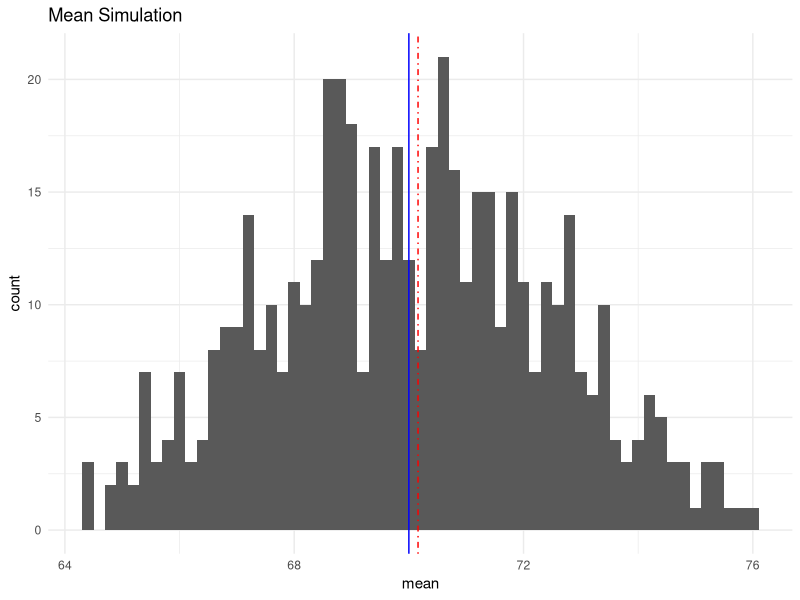

Recreate this plot in R.
## ---- chunk 1
knitr::opts_chunk$set(echo = TRUE)
## ---- chunk 2
library(ggplot2)
library(mlbench)
library("stringr")
library(modelr)
library(reshape)
library(tidyverse)
data(PimaIndiansDiabetes2)
piddf <- na.omit(PimaIndiansDiabetes2)
## ---- chunk 3
fit <- lm(pressure ~ mass, data=piddf)
fit1 <- lm(pressure ~ diabetes, data=piddf)
fit3 <- lm(pressure ~ diabetes + age + mass, data=piddf)
## ---- chunk 4
summary(fit3)
## ---- chunk 5
anova(fit, fit1)

piddf1 <- piddf %>%
  filter(mass %in% c(19:50)) %>%
  transmute(pressure, mass,
            mass_modi = mass,
            mass = as.integer(mass_modi))

N <- 25
pidff_subset <- piddf1 %>%
  sample_n(N) %>%
  mutate(mass_modi = mass,
         mass = as.integer(mass_modi))

s <- sample_n(pidff_subset, N)
mean(s$pressure)
sd(s$pressure)

se <- sd(s$pressure) / sqrt(N)
se

nsamples <- 500
h0mean <- 70
h0 <- rnorm(nsamples, mean=h0mean, sd=se)
h0 <- tibble(sample=seq_len(nsamples), mean=h0)

ggplot(h0, aes(x=mean)) + 
  geom_histogram(binwidth=0.2) +
  geom_vline(xintercept=h0mean,
             color="blue") +
  geom_vline(xintercept=mean(s$pressure),
             linetype="dotdash",
             color="red") +
  labs(title='Mean Simulation') +
  theme_minimal()

summarize(h0, PValue=mean(mean > mean(s$pressure))) 

z <- (mean(s$pressure) - h0mean) / se
1 - pnorm(z)
